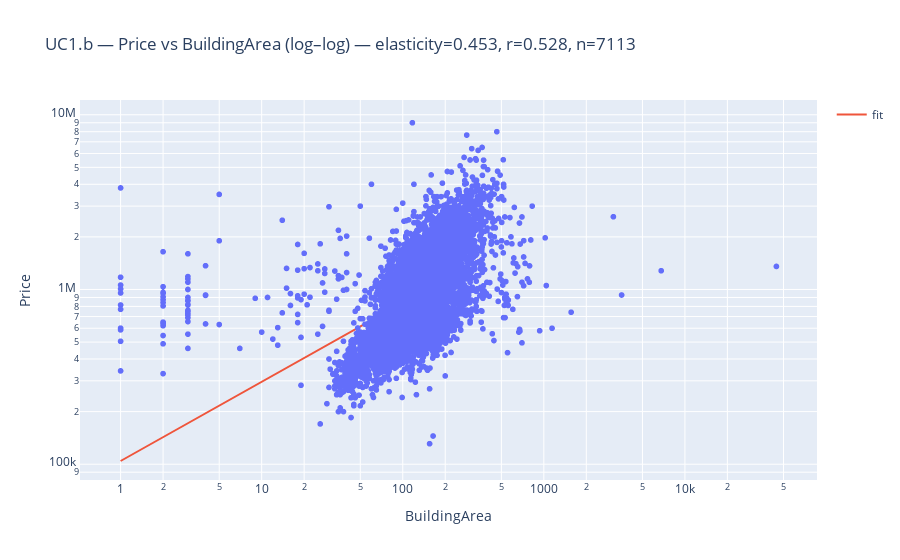

Notebook code for this chart:
### Code cell
x = df["BuildingArea"].values; y = df["Price"].values
mask = np.isfinite(x) & np.isfinite(y) & (x>0) & (y>0)
lx,ly = np.log(x[mask]), np.log(y[mask])
k,b = np.polyfit(lx,ly,1); r = np.corrcoef(lx,ly)[0,1]; n = lx.size
xx = np.linspace(x[mask].min(), np.percentile(x[mask],98), 200)
yy = np.exp(k*np.log(xx)+b)
print(f"elasticity={k:.3f}, corr={r:.3f}, n={n}")


dfp = pd.DataFrame({"BuildingArea": x[mask], "Price": y[mask]})
fig = px.scatter(dfp, x="BuildingArea", y="Price",
                 title=f"UC1.b — Price vs BuildingArea (log–log) — elasticity={k:.3f}, r={r:.3f}, n={n}")
fig.add_trace(go.Scatter(x=xx, y=yy, mode="lines", name="fit"))
fig.update_xaxes(type="log", title_text="BuildingArea")
fig.update_yaxes(type="log", title_text="Price")
fig.show()

### Figure 1 — Plotly figure (JSON) as saved in the notebook; plotly's stock layout.template omitted (floating-point values rounded to 4 significant figures; data arrays with more than 128 entries replaced by an {"elided": "..."} marker saying what was removed)
{"data": [{"hovertemplate": "BuildingArea=%{x}<br>Price=%{y}<extra></extra>", "legendgroup": "", "marker": {"color": "#636efa", "symbol": "circle"}, "mode": "markers", "name": "", "showlegend": false, "type": "scattergl", "x": {"elided": "7113 float values"}, "xaxis": "x", "y": {"elided": "7113 int values"}, "yaxis": "y"}, {"mode": "lines", "name": "fit", "type": "scatter", "x": {"elided": "200 float values"}, "y": {"elided": "200 float values"}}], "layout": {"legend": {"tracegroupgap": 0}, "title": {"text": "UC1.b — Price vs BuildingArea (log–log) — elasticity=0.453, r=0.528, n=7113"}, "xaxis": {"anchor": "y", "domain": [0, 1], "title": {"text": "BuildingArea"}, "type": "log"}, "yaxis": {"anchor": "x", "domain": [0, 1], "title": {"text": "Price"}, "type": "log"}}}
